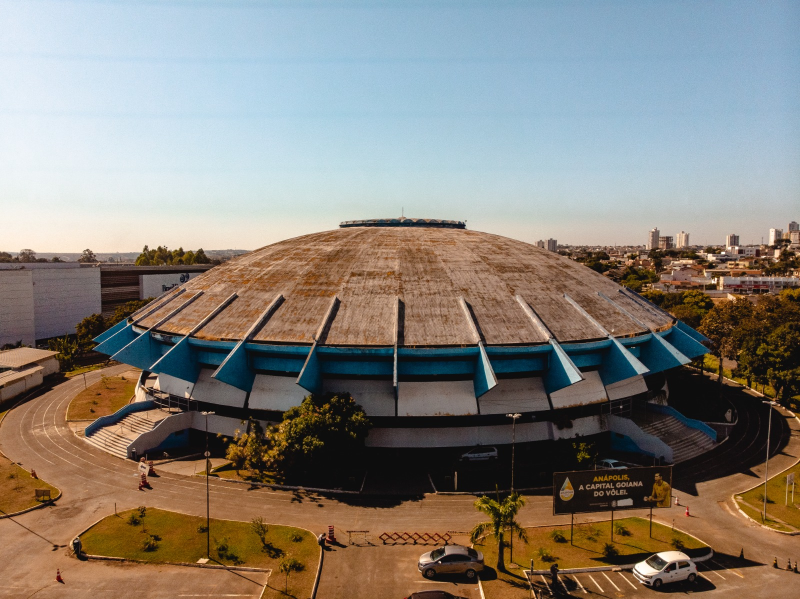
#> input picture images/quadra.jpeg, 1600 x 1198 px (shown at 1/2 size)
$ python transformations.py
#> lines starting #> are read from the running program, lines starting #| are printed output that depends on the picture
import cv2 as cv
import numpy as np

img = cv.imread('images/quadra.jpeg')
#> img is the input picture: shape (1198, 1600, 3); mean B, G, R 120.9, 129.2, 135.3

resized = cv.resize(img, (400, 300))
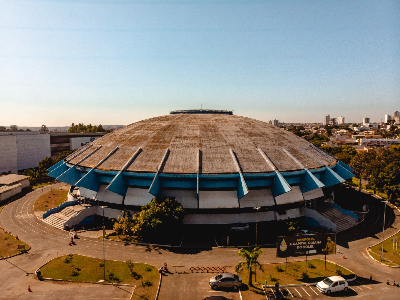
#> resized: shape (300, 400, 3); mean B, G, R 120.8, 129.1, 135.2
cv.imshow('Resized Image', resized)

def translate(img, x, y):
#> called with x = -100, y = 100
    transMat = np.float32([[1, 0 ,x], [0, 1, y]])
    dimensions = (img.shape[1], img.shape[0])
#> dimensions = (400, 300)
    return cv.warpAffine(img, transMat, dimensions)
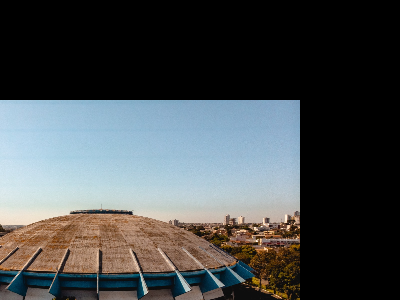
#> returned value: shape (300, 400, 3); mean of channels 0, 1, 2 76.7, 75.4, 71.5; drawn as B, G, R
# -x --> Left
# +x --> Right
# -y --> Up
# +y --> Down


translated = translate(resized, -100, 100)
cv.imshow('Translated Image', translated)

# Rotation
# def rotate(img, angle, rotPoint=None):
#     (h, w) = img.shape[:2]

#     if rotPoint is None:


cv.waitKey(0)
cv.destroyAllWindows()

$ run again, with images/cat1.jpg copied over images/quadra.jpeg
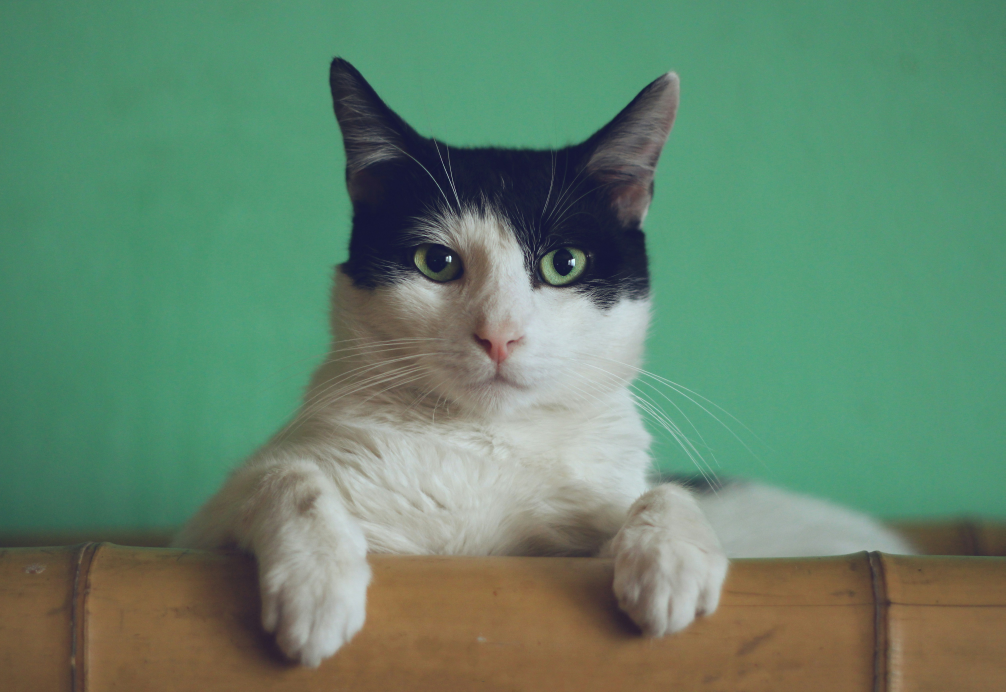
#> input picture images/cat1.jpg, 5026 x 3458 px (shown at 1/5 size)
#> img is the input picture: shape (3458, 5026, 3); mean B, G, R 108, 132.8, 99.3
#> `resized = cv.resize(img, (400, 300))`:
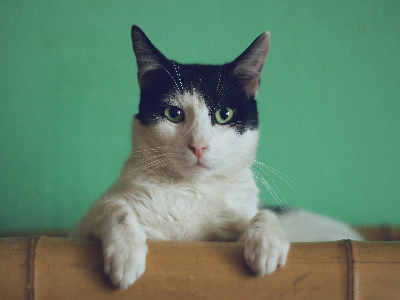
#> resized: shape (300, 400, 3); mean B, G, R 107.9, 132.7, 99.1
#> in translate, `return cv.warpAffine(img, transMat, dimensions)`:
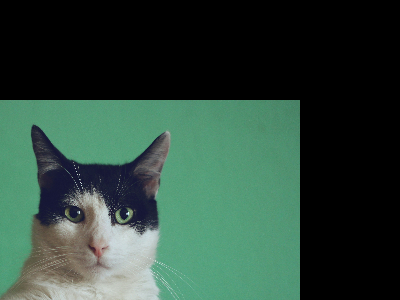
#> returned value: shape (300, 400, 3); mean of channels 0, 1, 2 58.2, 69.9, 45.7; drawn as B, G, R

$ run again, with images/cat2.jpg copied over images/quadra.jpeg
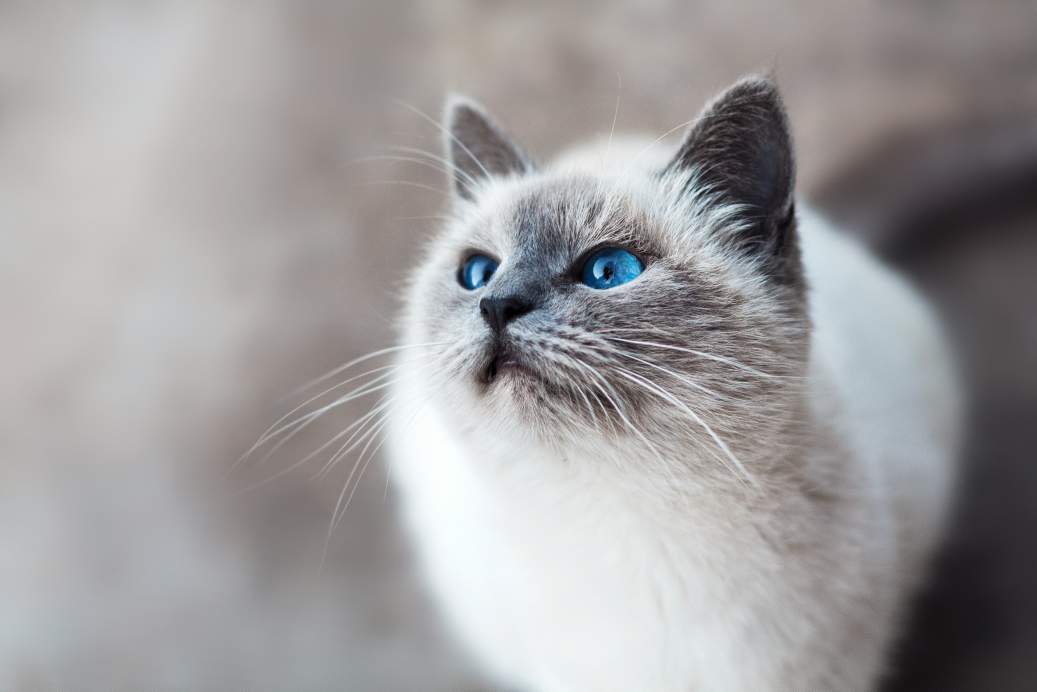
#> input picture images/cat2.jpg, 5184 x 3456 px (shown at 1/5 size)
#> img is the input picture: shape (3456, 5184, 3); mean B, G, R 157.2, 156.6, 158.2
#> `resized = cv.resize(img, (400, 300))`:
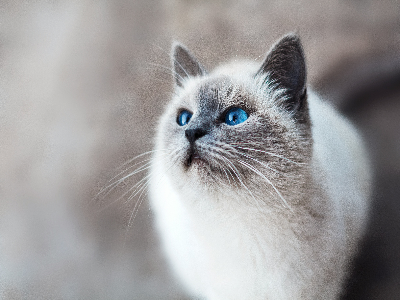
#> resized: shape (300, 400, 3); mean B, G, R 157.1, 156.5, 158
#> in translate, `return cv.warpAffine(img, transMat, dimensions)`:
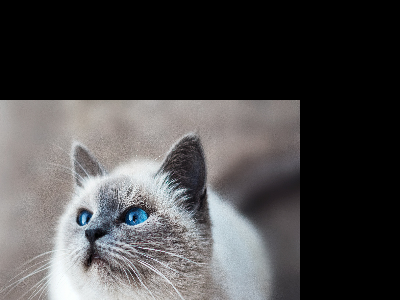
#> returned value: shape (300, 400, 3); mean of channels 0, 1, 2 71, 70.6, 71.9; drawn as B, G, R
